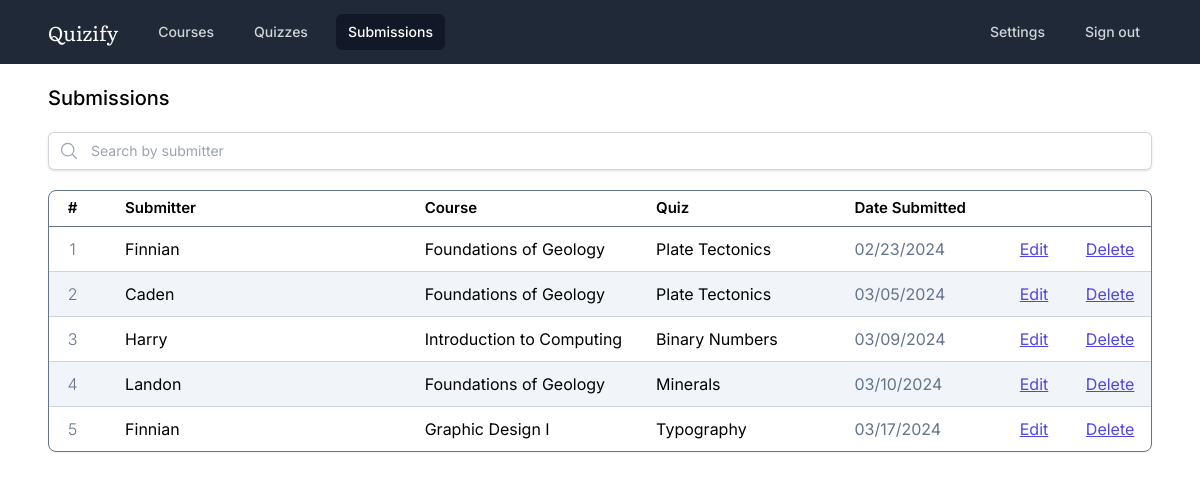
The page /submissions/index.php (signed in) on the database its author committed.
### tables this page shows
CREATE TABLE `courses` (
  `id` int(11) NOT NULL,
  `name` varchar(255) NOT NULL,
  `tutor_id` int(11) NOT NULL,
  `created_at` timestamp NOT NULL DEFAULT current_timestamp()
);

CREATE TABLE `submissions` (
  `id` int(11) NOT NULL,
  `submitter` varchar(255) NOT NULL,
  `quiz_id` int(11) NOT NULL,
  `created_at` timestamp NOT NULL DEFAULT current_timestamp()
);

CREATE TABLE `quizzes` (
  `id` int(11) NOT NULL,
  `name` varchar(255) NOT NULL,
  `code` varchar(5) NOT NULL,
  `course_id` int(11) NOT NULL,
  `created_at` timestamp NOT NULL DEFAULT current_timestamp()
);

### utils.php (called while the page is built, shortened)
<?php
function connect_to_database()
{
  $dsn = "mysql:host=localhost;dbname=quizify";
  $username = "root";
  $password = "";
  try {
    $dbh = new PDO($dsn, $username, $password);
  } catch (PDOException $exception) {
    echo $exception->getMessage();
    exit;
  }
  return $dbh;
}
function prepare_and_execute($sql, $params = [])
{
  $dbh = connect_to_database();
  $stmt = $dbh->prepare($sql);
  $stmt->execute($params);
  return $stmt;
}

### submissions/index.php (the view, shortened to what this page needs)
<?php
require "../utils.php";
$sql = "
SELECT
  s.id,
  q.name AS course_name,
  c.name AS quiz_name,
  s.submitter,
  s.created_at
FROM
  courses c,
  quizzes q,
  submissions s
WHERE
  c.tutor_id = ?
  AND c.id = q.course_id
  AND q.id = s.quiz_id
ORDER BY
  s.created_at;
";
$stmt  = prepare_and_execute($sql, [$_SESSION["tutor_id"]]);
$submissions = $stmt->fetchAll();
?>
<!doctype html>
<html lang="en" class="overscroll-none">
<head>
  <script src="https://cdn.tailwindcss.com"></script>
</head>
<body class="min-h-screen font-['Inter']">
  <nav class="bg-gray-800 px-4">
    <div class="mx-auto max-w-7xl px-2 sm:px-6 lg:px-8">
      <div class="relative flex h-16 items-center justify-between">
        <div class="flex flex-1 items-center justify-center sm:items-stretch sm:justify-start">
          <div class="flex flex-shrink-0 items-center">
            <h1 class="text-white font-['Literata'] text-xl mr-1">Quizify</h1>
          </div>
          <div class="hidden sm:ml-6 sm:block">
            <div class="flex space-x-4">
              <a href="../courses/index.php" class="text-gray-300 hover:bg-gray-700 hover:text-white rounded-md px-3 py-2 text-sm font-medium">Courses</a>
              <a href="../quizzes/index.php" class="text-gray-300 hover:bg-gray-700 hover:text-white rounded-md px-3 py-2 text-sm font-medium">Quizzes</a>
              <a href="." class="bg-gray-900 text-white rounded-md px-3 py-2 text-sm font-medium" aria-current="page">Submissions</a>
            </div>
          </div>
        </div>
        <div class="inset-y-0 flex items-center pr-2 sm:static sm:inset-auto sm:ml-6 sm:pr-0">
          <div class="relative ml-3">
            <div class="flex space-x-4">
              <a href="../settings/index.php" class="text-gray-300 hover:bg-gray-700 hover:text-white rounded-md px-3 py-2 text-sm font-medium">Settings</a>
              <a href="../index.php" class="text-gray-300 hover:bg-gray-700 hover:text-white rounded-md px-3 py-2 text-sm font-medium">Sign out</a>
            </div>
          </div>
        </div>
      </div>
    </div>
  </nav>
  <div class="mx-auto max-w-7xl bg-white min-h-screen pt-4 px-12">
    <div class="flex mb-4 items-center">
      <h1 class="grow text-xl font-medium">Submissions</h1>
    </div>
    <div class="flex items-center mb-5 w-full shadow rounded-md">
      <div class="pl-2.5 pr-1 block w-fit rounded-l-md border-l border-y py-2 text-gray-900 bg-white border-gray-300 placeholder:text-gray-400 focus:ring-2 focus:ring-inset focus:ring-indigo-600 sm:text-sm sm:leading-6">
        <svg xmlns="http://www.w3.org/2000/svg" fill="none" viewBox="0 0 24 24" stroke-width="1.5" stroke="currentColor" class="w-5 h-5 text-gray-400">
          <path stroke-linecap="round" stroke-linejoin="round" d="m21 21-5.197-5.197m0 0A7.5 7.5 0 1 0 5.196 5.196a7.5 7.5 0 0 0 10.607 10.607Z" />
        </svg>
      </div>
      <input type="text" id="search-input" placeholder="Search by submitter" class="px-2 block w-full rounded-r-md border-y border-r py-1.5 text-gray-900 border-gray-300 placeholder:text-gray-400 sm:text-sm sm:leading-6 outline-none">
    </div>
    <div class="w-full h-fit border border-slate-500 shadow-sm rounded-lg mb-10 overflow-hidden">
      <table class="w-full">
        <thead class="border-b border-slate-500 h-[35px] text-[15px]">
          <th class="font-semibold w-[4%] pl-1">#</th>
          <th class="font-semibold text-left w-[30%] pl-8">Submitter</th>
          <th class="font-semibold text-left w-[21%]">Course</th>
          <th class="font-semibold text-left w-[18%]">Quiz</th>
          <th class="font-semibold text-left w-[15%]">Date Submitted</th>
          <th class="font-semibold w-[6%]"></th>
          <th class="font-semibold w-[6%]"></th>
        </thead>
        <tbody class="divide-y divide-slate-300">
          <?php foreach ($submissions as $index => $submission) : ?>
            <tr class="submission h-[45px] <?= ($index % 2 == 1) ? "bg-slate-100" : ""; ?>" value="<?= $submission["submitter"] ?>">
              <td class="index text-center font-light text-slate-500 pl-1"><?= $index + 1 ?></td>
              <td class="pl-8"><?= $submission["submitter"] ?></td>
              <td><?= $submission["quiz_name"] ?></td>
              <td><?= $submission["course_name"] ?></td>
              <td class="text-slate-500">
                <?= (new DateTime($submission["created_at"]))->format('m/d/Y') ?>
              </td>
              <td>
                <a href="<?= "./edit.php?submission_id=" . $submission["id"] ?>" class="text-indigo-600 underline hover:text-indigo-500">Edit</a>
              </td>
              <td>
                <form method="post">
                  <button type="submit" class="text-indigo-600 underline hover:text-indigo-500">Delete</button>
                </form>
              </td>
            </tr>
          <?php endforeach; ?>
        </tbody>
      </table>
    </div>
  </div>
</body>
</html>

### rows shown on the page
courses: submissions.submitter "Finnian", name "Foundations of Geology", quizzes.name "Plate Tectonics", submissions.created_at "02/23/2024", submissions.submitter "Caden", submissions.created_at "03/05/2024", submissions.submitter "Landon", quizzes.name "Minerals", submissions.created_at "03/10/2024"
courses: submissions.submitter "Harry", name "Introduction to Computing", quizzes.name "Binary Numbers", submissions.created_at "03/09/2024"
courses: submissions.submitter "Finnian", name "Graphic Design I", quizzes.name "Typography", submissions.created_at "03/17/2024"
